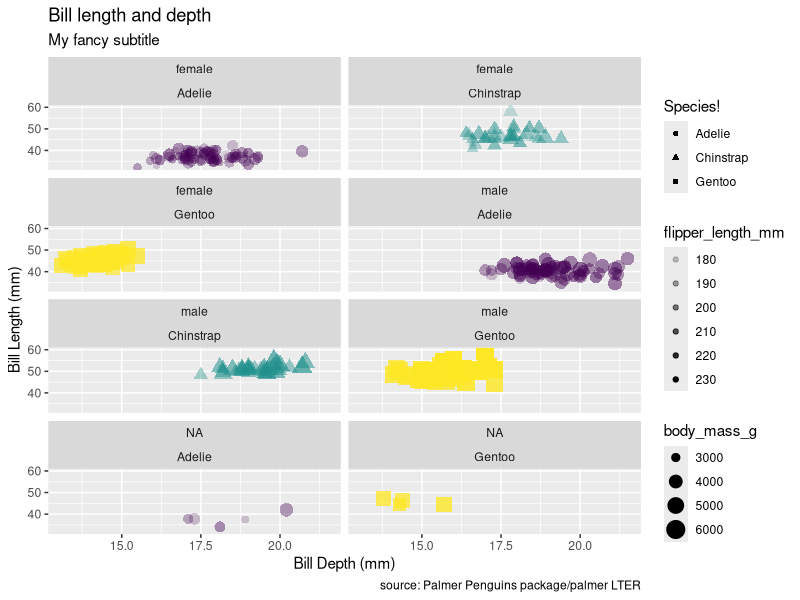

The R source for this figure:
# My first plot 
# 2024-09-10

# load libraries
library(tidyverse)
library(palmerpenguins)

# lok at the data 
view(penguins)
head(penguins)
tail(penguins)
glimpse(penguins)

# make a plot
ggplot(data = penguins,
       mapping = aes(x = bill_depth_mm, ## "," are used to add on layers
                     y = bill_length_mm,
                     geom_point(size = 2, alpha = 0.5), # manipulating the size of point
                     color = species,
                     shape = species, # shape is discrete
                     size = body_mass_g, # size is continuous 
                     alpha = flipper_length_mm)) + ## "+" is used to connect functions 
  geom_point() + 
 # X as a function of Y = (x~y)
  # facet_grid(sex~species) +  #row as a function of columns, a 2D grid 
  facet_wrap(sex ~ species, ncol = 2) + #ncol = make it 2 colomns
  guides(color = FALSE) + # you have more control using facet_wrap
  labs(title = "Bill length and depth",
       subtitle = "My fancy subtitle",
       x = "Bill Depth (mm)",
       y = "Bill Length (mm)",
       color = "Species!",
       shape = "Species!",
       caption = "source: Palmer Penguins package/palmer LTER") +
  scale_color_viridis_d()

